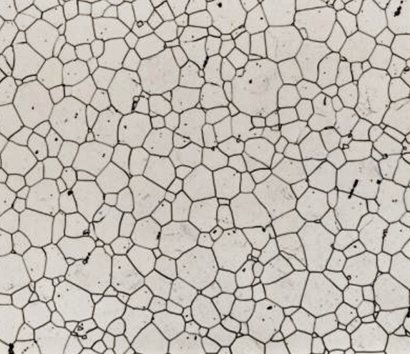
#> input picture grains2.jpg, 410 x 354 px, found by its file name
$ python Grain_Size_Analysis.py
#> lines starting #> are read from the running program, lines starting #| are printed output that depends on the picture; after the words box and inside, x2 and y2 are one past the last pixel; in counts of white or black regions, pixels touching at a corner belong together
# -*- coding: utf-8 -*-
"""
Created on Mon Jun 24 15:33:51 2024

@author : diwakar
"""

import cv2
import numpy as np
from matplotlib import pyplot as plt
from scipy import ndimage
from skimage import measure, color

img = cv2.imread("images/grains2.jpg", 0)
#> img: shape (354, 410); min 0, max 240, mean 188.2
cv2.imshow("Grains Image", img)
cv2.waitKey(0)

# Convert pixel to nanometer (nm)
pixels_to_nm = 0.5  # 1 pixel = 500 nm

ret, thresh = cv2.threshold(img, 0, 255, cv2.THRESH_BINARY + cv2.THRESH_OTSU)
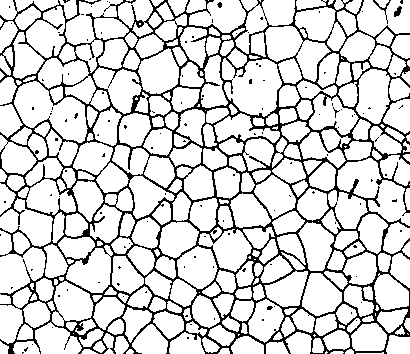
#> thresh: shape (354, 410); 83% white; black in thin lines or dots
#> ret = 157

kernel = np.ones((3, 3), np.uint8)
eroded = cv2.erode(thresh, kernel, iterations=1)
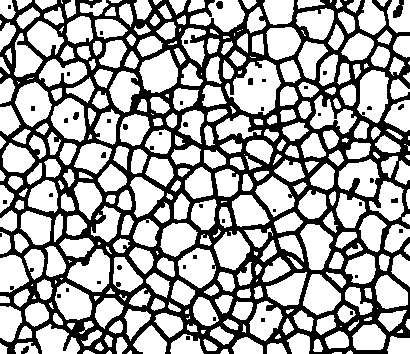
#> eroded: shape (354, 410); 63.7% white; 46 black regions (33 under 20 px), largest, box (x1, y1, x2, y2) and area: (0, 0, 410, 354) 51842, (393, 0, 404, 18) 117, (216, 1, 223, 9) 47
dilated = cv2.dilate(eroded, kernel, iterations=1)
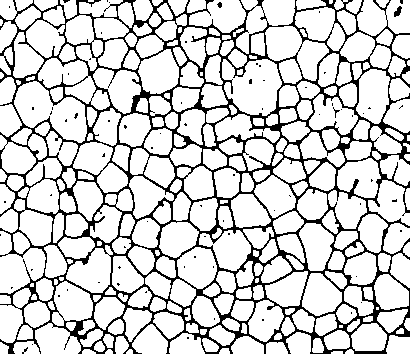
#> dilated: shape (354, 410); 82% white; black in thin lines or dots

mask = dilated == 255
#> mask: shape (354, 410) bool; 82% white; black in thin lines or dots

s = [[1, 1, 1], [1, 1, 1], [1, 1, 1]]
labeled_mask, num_labels = ndimage.label(mask, structure=s)
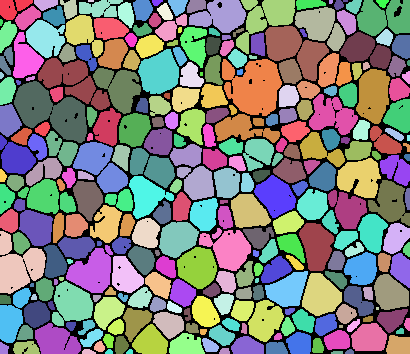
#> labeled_mask: shape (354, 410) int32; 297 distinct labels, from 0 to 296; one colour per label, 0 black
#> num_labels = 296
img_label_overlay = color.label2rgb(labeled_mask, image=img, bg_label=0)
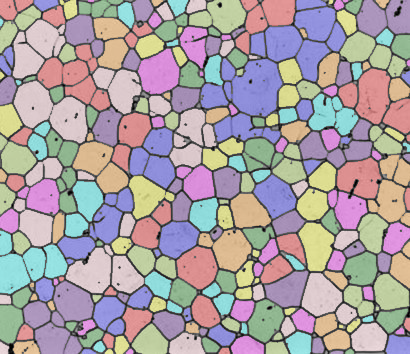
#> img_label_overlay: shape (354, 410, 3) float64; mean R, G, B 0.66, 0.62, 0.633
cv2.imshow("Labeled Grains", img_label_overlay)
cv2.waitKey(0)
clusters = measure.regionprops(labeled_mask, img)
#> clusters = 296 regions; largest, box (x1, y1, x2, y2) and area: (14, 81, 87, 143) 2519, (222, 59, 282, 116) 2412, (265, 26, 329, 81) 1837, (38, 58, 110, 110) 1767, (0, 231, 46, 294) 1708

print("\tArea(pixels)\tArea (nm^2)")

for prop in clusters:
    grain_area_pixels = prop.area
    grain_area_nm2 = grain_area_pixels * (pixels_to_nm ** 2)
    print('{}\t\t{}\t\t{}'.format(prop.label, grain_area_pixels, grain_area_nm2))
#> this loop made 296 passes
#> (grain_area_pixels, grain_area_nm2) on passes 1 to 3: (415, 103.8), (187, 46.75), (221, 55.25)
#| 1		415.0		103.75
#| 2		187.0		46.75
#| 3		221.0		55.25
#| 4		12.0		3.0
#| 5		524.0		131.0
#| 6		327.0		81.75
#| 7		48.0		12.0
#| 8		212.0		53.0
#> (further printed lines are left out)

# Calculate grain size in nanometers (nm)
grain_sizes_nm = []

for prop in clusters:
    grain_diameter_pixels = np.sqrt(4*prop.area/np.pi) # Calculate radius in pixels
    grain_diameter_nm = grain_diameter_pixels * pixels_to_nm  # Convert radius to nm
    grain_size_nm = grain_diameter_nm

    grain_sizes_nm.append(grain_size_nm)
#> this loop made 296 passes
#> (grain_diameter_pixels, grain_diameter_nm, grain_size_nm) on passes 1 to 3: (22.99, 11.49, 11.49), (15.43, 7.72, 7.72), (16.77, 8.39, 8.39)
#> after the loop, grain_sizes_nm = 296 values, max 28.32 at index 78, min 1.69 at index 249, mean 9.94


# Plot histogram with grain sizes in nm
plt.figure()
plt.hist(grain_sizes_nm, bins=50)
plt.xlabel('Grain Size(nm)')
plt.ylabel('Count')
plt.title('Grain Size Distribution')
plt.grid(True)
plt.show()
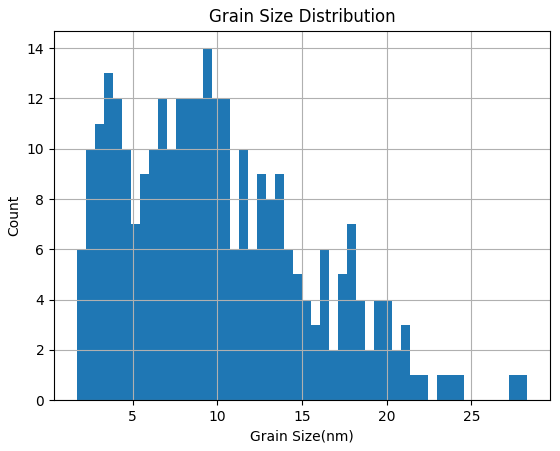
#> figure drawn by matplotlib, 1 panel; tallest bar 14 high, from x = 9.15 to 9.68

# Close all OpenCV windows
cv2.destroyAllWindows()

$ run again, with img_296k.png saved as grains2.jpg
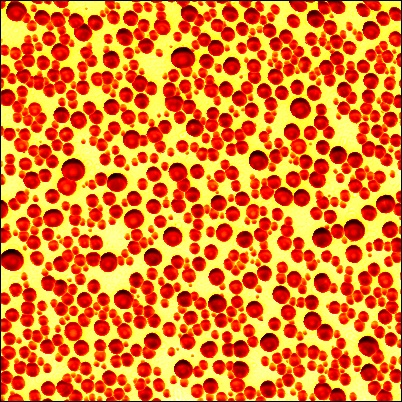
#> input picture img_296k.png, 402 x 402 px, found by its file name
#> `ret, thresh = cv2.threshold(img, 0, 255, cv2.THRESH_BINARY + cv2.THRES..`:
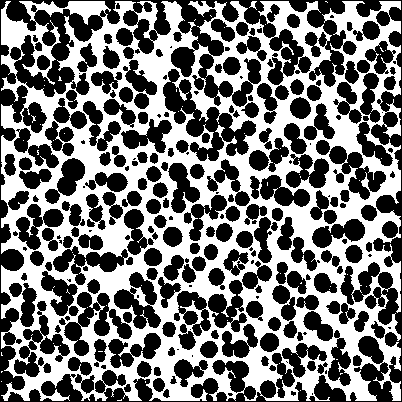
#> thresh: shape (402, 402); 46.2% white; 58 white regions (56 under 20 px), largest, box (x1, y1, x2, y2) and area: (1, 1, 401, 401) 74487, (249, 1, 257, 10) 33
#> ret = 153
#> eroded: shape (402, 402); 27.5% white; 208 white regions (119 under 20 px), largest, box (x1, y1, x2, y2) and area: (2, 120, 258, 305) 7724, (125, 2, 361, 205) 6468, (100, 280, 281, 400) 4034
#> dilated: shape (402, 402); 42.3% white; 134 white regions (35 under 20 px), largest, box (x1, y1, x2, y2) and area: (1, 115, 401, 401) 28566, (124, 1, 362, 206) 10315, (60, 1, 138, 139) 3242
#> mask: shape (402, 402) bool; 42.3% white; 134 white regions (35 under 20 px)
#> labeled_mask: shape (402, 402) int32; 135 distinct labels, from 0 to 134
#> num_labels = 134
#> clusters = 134 regions; largest, box (x1, y1, x2, y2) and area: (1, 115, 401, 401) 28566, (124, 1, 362, 206) 10315, (60, 1, 138, 139) 3242, (3, 315, 119, 401) 2309, (1, 224, 65, 339) 2203
#> the loop `for prop in clusters:` made 134 passes
#> (grain_area_pixels, grain_area_nm2) on passes 2, 3, 4, 6, 7, 8, 10, 11: (118, 29.5), (532, 133), (3242, 810.5), (10315, 2578.8), (148, 37), (366, 91.5), (1508, 377), (1631, 407.8)
#> (printed output is left out)
#> the loop `for prop in clusters:` made 134 passes
#> (grain_diameter_pixels, grain_diameter_nm, grain_size_nm) on passes 1 to 8: (3.39, 1.69, 1.69), (12.26, 6.13, 6.13), (26.03, 13.01, 13.01), (64.25, 32.12, 32.12), (4.37, 2.19, 2.19), (114.6, 57.3, 57.3), (13.73, 6.86, 6.86), (21.59, 10.79, 10.79)
#> after the loop `for prop in clusters:`: grain_sizes_nm = 134 values, max 95.36 at index 49, min 1.69 at index 0, mean 7.17
#> `plt.show()`:
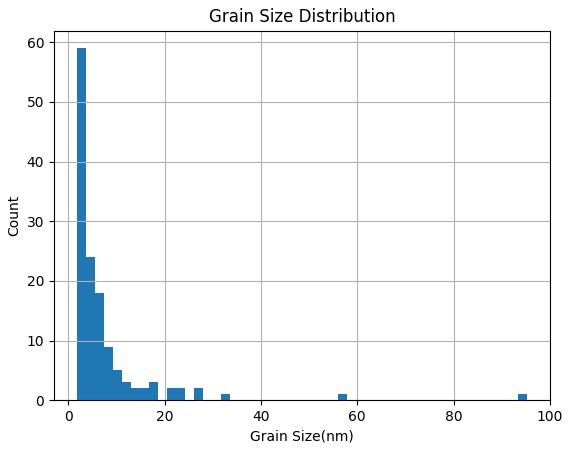
#> figure drawn by matplotlib, 1 panel; tallest bar 59 high, from x = 1.69 to 3.57

$ run again, with img_320k.png saved as grains2.jpg
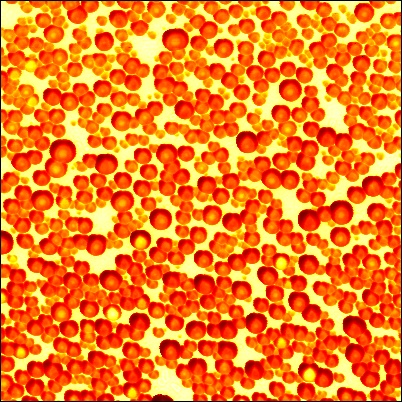
#> input picture img_320k.png, 402 x 402 px, found by its file name
#> `ret, thresh = cv2.threshold(img, 0, 255, cv2.THRESH_BINARY + cv2.THRES..`:
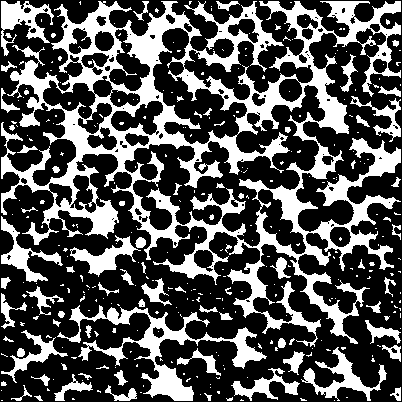
#> thresh: shape (402, 402); 33.2% white; 337 white regions (258 under 20 px), largest, box (x1, y1, x2, y2) and area: (1, 1, 401, 347) 36582, (57, 305, 267, 401) 4044, (301, 347, 387, 401) 1249
#> ret = 170
#> eroded: shape (402, 402); 17.8% white; 316 white regions (185 under 20 px), largest, box (x1, y1, x2, y2) and area: (51, 110, 145, 200) 1570, (126, 2, 188, 104) 1516, (274, 51, 347, 132) 1083
#> dilated: shape (402, 402); 29.1% white; 252 white regions (88 under 20 px), largest, box (x1, y1, x2, y2) and area: (50, 109, 146, 201) 2335, (112, 1, 189, 117) 2295, (199, 4, 282, 72) 1528
#> mask: shape (402, 402) bool; 29.1% white; 252 white regions (88 under 20 px)
#> labeled_mask: shape (402, 402) int32; 253 distinct labels, from 0 to 252
#> num_labels = 252
#> clusters = 252 regions; largest, box (x1, y1, x2, y2) and area: (50, 109, 146, 201) 2335, (112, 1, 189, 117) 2295, (199, 4, 282, 72) 1528, (273, 50, 348, 133) 1507, (323, 139, 401, 206) 1475
#> the loop `for prop in clusters:` made 252 passes
#> (grain_area_pixels, grain_area_nm2) on passes 1, 3, 4: (913, 228.2), (2295, 573.8), (88, 22)
#> (printed output is left out)
#> the loop `for prop in clusters:` made 252 passes
#> (grain_diameter_pixels, grain_diameter_nm, grain_size_nm) on passes 1 to 3: (34.09, 17.05, 17.05), (4.37, 2.19, 2.19), (54.06, 27.03, 27.03)
#> after the loop `for prop in clusters:`: grain_sizes_nm = 252 values, max 27.26 at index 64, min 1.69 at index 10, mean 5.72
#> `plt.show()`:
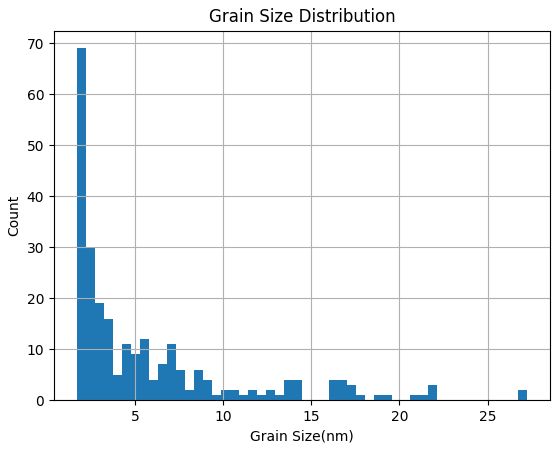
#> figure drawn by matplotlib, 1 panel; tallest bar 69 high, from x = 1.69 to 2.2

$ run again, with img_329k.png saved as grains2.jpg
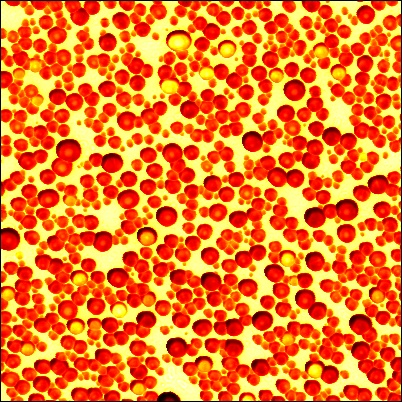
#> input picture img_329k.png, 402 x 402 px, found by its file name
#> `ret, thresh = cv2.threshold(img, 0, 255, cv2.THRESH_BINARY + cv2.THRES..`:
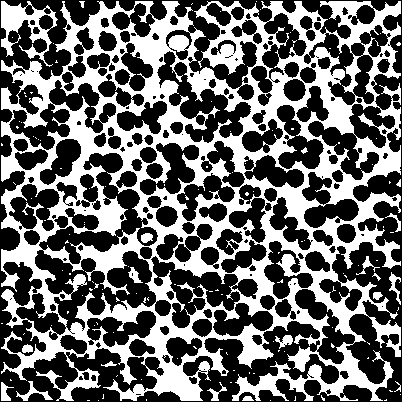
#> thresh: shape (402, 402); 41.2% white; 133 white regions (113 under 20 px), largest, box (x1, y1, x2, y2) and area: (1, 1, 401, 401) 63365, (1, 1, 58, 67) 1441, (16, 381, 53, 401) 193
#> ret = 160
#> eroded: shape (402, 402); 23.5% white; 302 white regions (172 under 20 px), largest, box (x1, y1, x2, y2) and area: (120, 2, 266, 172) 3149, (24, 103, 150, 199) 2324, (241, 66, 353, 133) 2063
#> dilated: shape (402, 402); 37.1% white; 198 white regions (54 under 20 px), largest, box (x1, y1, x2, y2) and area: (107, 1, 267, 186) 5460, (76, 301, 273, 401) 4216, (1, 102, 151, 213) 3790
#> mask: shape (402, 402) bool; 37.1% white; 198 white regions (54 under 20 px)
#> labeled_mask: shape (402, 402) int32; 199 distinct labels, from 0 to 198
#> num_labels = 198
#> clusters = 198 regions; largest, box (x1, y1, x2, y2) and area: (107, 1, 267, 186) 5460, (76, 301, 273, 401) 4216, (1, 102, 151, 213) 3790, (240, 65, 354, 134) 3041, (260, 136, 347, 264) 2777
#> the loop `for prop in clusters:` made 198 passes
#> (grain_area_pixels, grain_area_nm2) on passes 1, 3, 5: (759, 189.8), (2194, 548.5), (86, 21.5)
#> (printed output is left out)
#> the loop `for prop in clusters:` made 198 passes
#> (grain_diameter_pixels, grain_diameter_nm, grain_size_nm) on passes 1 to 3: (31.09, 15.54, 15.54), (4.79, 2.39, 2.39), (52.85, 26.43, 26.43)
#> after the loop `for prop in clusters:`: grain_sizes_nm = 198 values, max 41.69 at index 5, min 1.69 at index 10, mean 6.76
#> `plt.show()`:
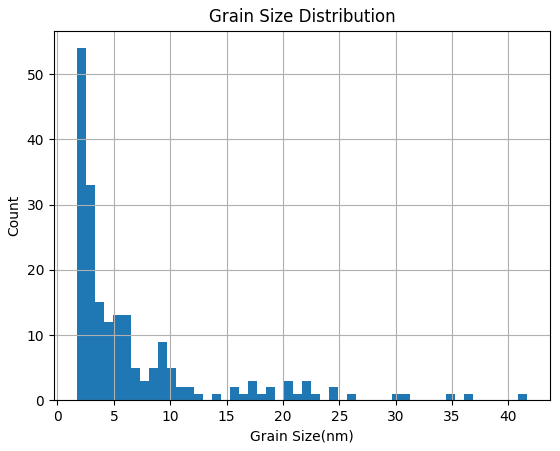
#> figure drawn by matplotlib, 1 panel; tallest bar 54 high, from x = 1.69 to 2.49
